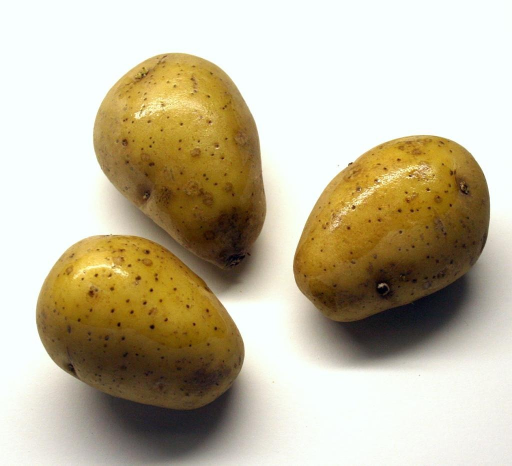
#> input picture exercicios-aula/assets/img/potatoes.jpg, 1024 x 931 px (shown at 1/2 size)
$ python morfologicos.py
#> lines starting #> are read from the running program, lines starting #| are printed output that depends on the picture; after the words box and inside, x2 and y2 are one past the last pixel; in counts of white or black regions, pixels touching at a corner belong together
'''
Filtros morfologicos -> não lineares

Tipicamente utilizados em imagens binárias.

Primeiro exemplo: erosão.

Seja (x', y') uma vizinhança do ponto (x,y) tal que (x', y') != 0

Seja dst a matriz erodida e src a matriz original.

dst(x,y) = min src(x + x', y + y')

Esse é o filtro de erosão. Percorremos uma região da matriz de original e tiramos
o minimo numa vizinhança. Se tiver algum 0 na vizinhança, o pixel central vira um 0.

Aqui entendemos pixels 0 como fundo, e o resto como objeto. O que esse filtro
faz é reduzir a area do objeto e aumentar o fundo

O filtro de erosão consegue:

* Remover ruidos
* Afinar as bordas


Analogamente, temos o filtro da dilatação:

dst(x,y) = max src(x + x', y + y')

Ou seja, se tiver qualquer pixel diferente de 0 na vizinhança, tomamos esse valor. O que
isso faz é diminuir o fundo e aumentar o objeto.

Aplicação: preencher buracos.


A esse processo damos o nome de ABERTURA

Abertura: erosão da imagem de entrada seguida de uma
dilatação.

Fechamento: o contrário.

Gradiente: é o processo de dilatar um objeto, dai erodir e subtrari os dois. Isso dá o contorno do objeto
'''
import cv2 as cv
import numpy as np
FNAME = './assets/img/potatoes.jpg'
win_name = 'Binaria'

def main():
    global bina, blur

    # elemento estruturante
    caixa = [[1, 1, 1], [1, 1, 1], [1, 1, 1]]
    kernel = np.array(caixa)

    kernel = np.ones((5,5), dtype=np.uint8)

    img = cv.imread(FNAME)
#> img is the input picture: shape (931, 1024, 3); mean B, G, R 159.9, 185.1, 195
    gray = cv.cvtColor(img, cv.COLOR_BGR2GRAY)
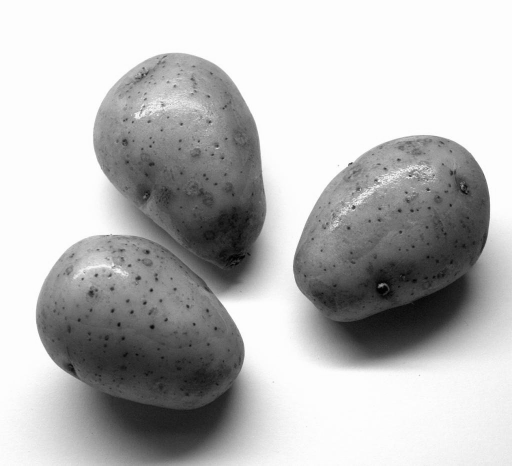
#> gray: shape (931, 1024) (shown at 1/2 size); min 0, max 255, mean 185.1

    nlin, ncol = gray.shape
#> nlin = 931; ncol = 1024
    blur = gray = cv.pyrDown(gray, (nlin//2, ncol//2))
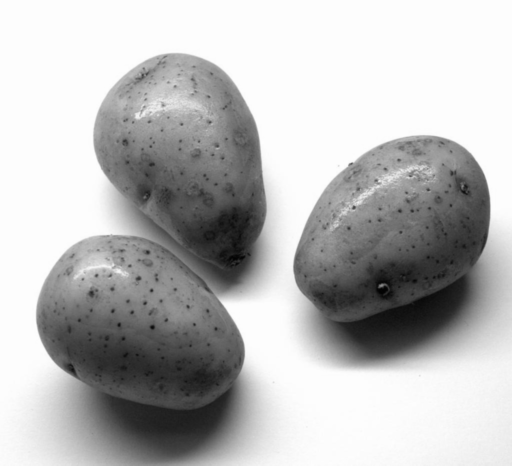
#> blur: shape (466, 512); min 2, max 254, mean 185.2
    #blur = cv.GaussianBlur(gray, (15,15), 0)
    cv.imshow('Batatas', gray)
    cv.imshow('Batatas borradas', blur)

    limiar = 127

    cv.imshow(win_name, gray)
    cv.createTrackbar('track_bin', win_name, limiar, 255, on_trackbar)
    on_trackbar(limiar)

    while True:
        k = cv.waitKey()
        if k == ord('q'):
            break
        if k == ord('e'):
            bina = cv.erode(bina, kernel, iterations=1)
            cv.imshow(win_name, bina)
        if k == ord('d'):
            bina = cv.dilate(bina, kernel, iterations=1)
            cv.imshow(win_name, bina)
        if k == ord('g'):
            bina = cv.morphologyEx(bina, cv.MORPH_GRADIENT,kernel)
            cv.imshow(win_name, bina)

def on_trackbar(valor):
#> called with valor = 127
    global bina, blur
    print(f"valor: {valor}")
    _, bina = cv.threshold(blur, valor, 255, cv.THRESH_BINARY_INV)
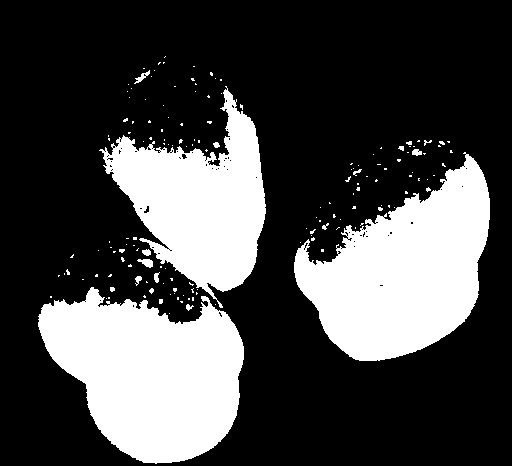
#> bina: shape (466, 512); 28% white; 158 white regions (141 under 20 px), largest, box (x1, y1, x2, y2) and area: (38, 287, 244, 464) 24363, (294, 152, 490, 361) 23641, (99, 86, 266, 308) 17591
    cv.imshow(win_name, bina)
main()
#> (key q is pressed here)
